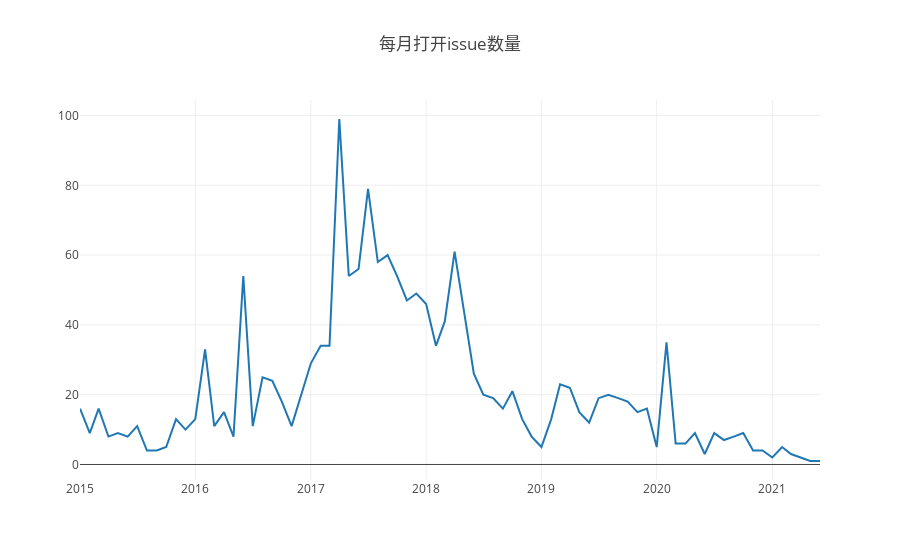

Notebook source saved alongside this figure:
### Markdown cell above
### 2.1 每月打开Issue的个数

### Code cell
Promise.all(years.map(y=>{
    var q=`select issue_create_year, issue_create_month, count(issue_number) as create_issue_number
    from
    (select toYear(issue_created_at) as issue_create_year, toMonth(issue_created_at)as issue_create_month,issue_number
    from github_log.year${y}
         where repo_id='18044526'
               and type in ('IssuesEvent','IssueCommentEvent','PullRequestEvent','PullRequestReviewComment')
                and action = 'opened'
    )t
    group by (issue_create_year, issue_create_month)
    order by (issue_create_year, issue_create_month)`;
    return openDigger.driver.clickhouse.query(q);
})).then(data =>
        {var createIssueCount = [], ytos = [],issuetable =[];
        data.forEach(d=> {
        d.forEach(t => {
            createIssueCount.push(t.create_issue_number);
            ytos.push(t.issue_create_year + '-' + t.issue_create_month.toString().padStart(2, '0'));
            issuetable.push([t.issue_create_year + '-' + t.issue_create_month.toString().padStart(2, '0'),t.create_issue_number])
    });
        });
         console.table(issuetable);
        openDigger.render.plotly([
        {x: ytos, y: createIssueCount, mode: 'scatter', name: '每月打开issue数量'},
    ], {
        title: '每月打开issue数量'
        ,yaxis2: { overlaying: 'y', side: 'right', anchor: 'x' }
    });
});

### Figure 1 — Plotly figure (JSON) as saved in the notebook; plotly's stock layout.template omitted (floating-point values rounded to 4 significant figures)
{"data": [{"mode": "scatter", "name": "每月打开issue数量", "x": ["2015-01", "2015-02", "2015-03", "2015-04", "2015-05", "2015-06", "2015-07", "2015-08", "2015-09", "2015-10", "2015-11", "2015-12", "2016-01", "2016-02", "2016-03", "2016-04", "2016-05", "2016-06", "2016-07", "2016-08", "2016-09", "2016-10", "2016-11", "2016-12", "2017-01", "2017-02", "2017-03", "2017-04", "2017-05", "2017-06", "2017-07", "2017-08", "2017-09", "2017-10", "2017-11", "2017-12", "2018-01", "2018-02", "2018-03", "2018-04", "2018-05", "2018-06", "2018-07", "2018-08", "2018-09", "2018-10", "2018-11", "2018-12", "2019-01", "2019-02", "2019-03", "2019-04", "2019-05", "2019-06", "2019-07", "2019-08", "2019-09", "2019-10", "2019-11", "2019-12", "2020-01", "2020-02", "2020-03", "2020-04", "2020-05", "2020-06", "2020-07", "2020-08", "2020-09", "2020-10", "2020-11", "2020-12", "2021-01", "2021-02", "2021-03", "2021-05", "2021-06"], "y": ["16", "9", "16", "8", "9", "8", "11", "4", "4", "5", "13", "10", "13", "33", "11", "15", "8", "54", "11", "25", "24", "18", "11", "20", "29", "34", "34", "99", "54", "56", "79", "58", "60", "54", "47", "49", "46", "34", "41", "61", "44", "26", "20", "19", "16", "21", "13", "8", "5", "13", "23", "22", "15", "12", "19", "20", "19", "18", "15", "16", "5", "35", "6", "6", "9", "3", "9", "7", "8", "9", "4", "4", "2", "5", "3", "1", "1"]}], "layout": {"autosize": true, "title": {"text": "每月打开issue数量"}, "xaxis": {"autorange": true, "range": ["2015-01-01", "2021-06-01"], "type": "date"}, "yaxis": {"autorange": true, "range": [-4.444, 104.4], "type": "linear"}, "yaxis2": {"anchor": "x", "overlaying": "y", "side": "right"}}}
